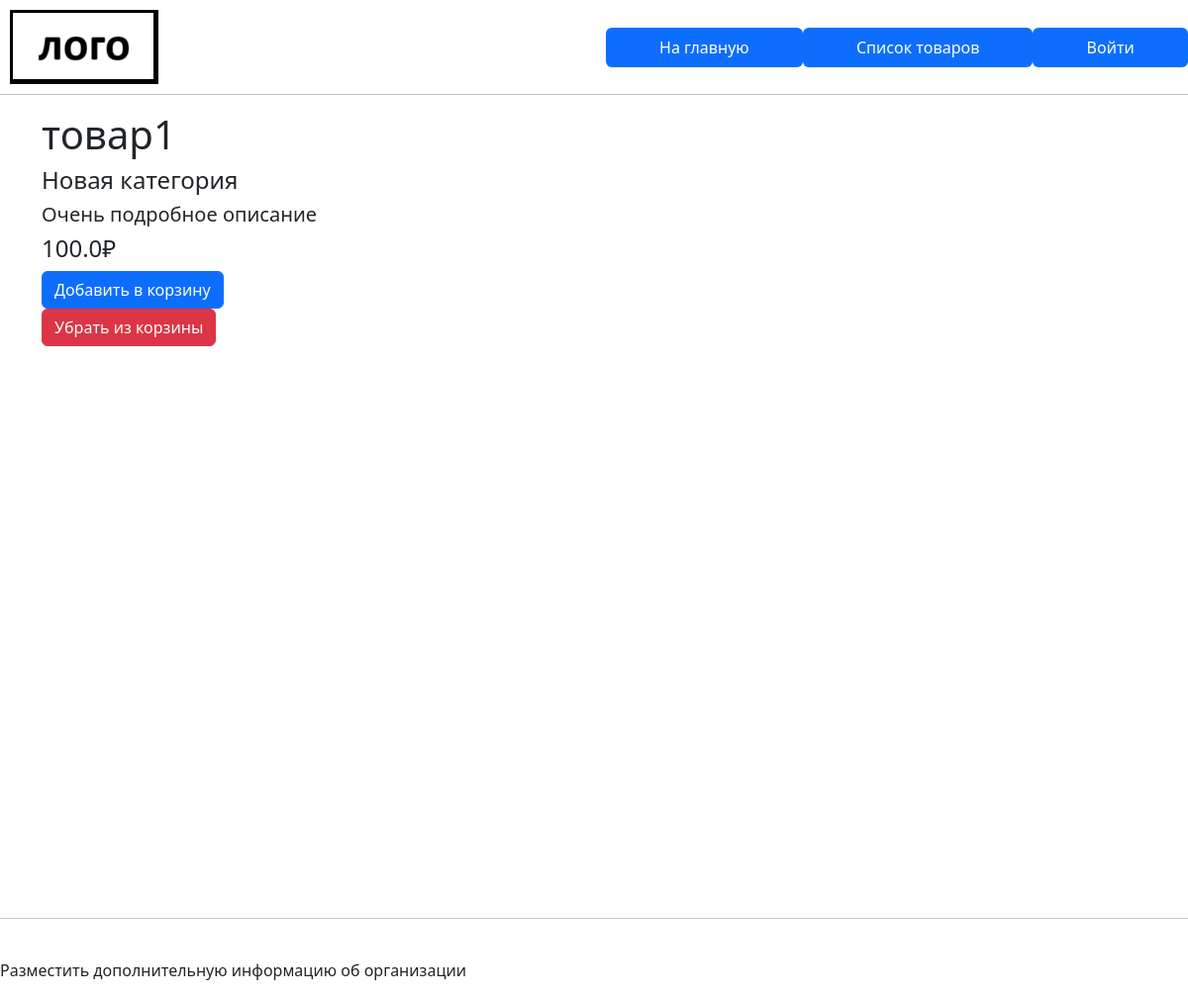
The page /catalog/item/1 on the database its author committed.
### data/catalog_models.py (models this page shows)
class Item(SqlAlchemyBase):
    __tablename__ = "items"
    id = sqlalchemy.Column(
        sqlalchemy.Integer,
        primary_key=True,
        autoincrement=True,
    )
    name = sqlalchemy.Column(
        sqlalchemy.String,
        nullable=False,
    )
    price = sqlalchemy.Column(
        sqlalchemy.Float,
        nullable=False,
    )
    text = sqlalchemy.Column(
        sqlalchemy.String,
        nullable=True,
    )
    category_id = sqlalchemy.Column(
        sqlalchemy.Integer,
        sqlalchemy.ForeignKey("categories.id"),
    )
    category = sqlalchemy.orm.relationship("Category")

class Category(SqlAlchemyBase):
    __tablename__ = "categories"
    id = sqlalchemy.Column(
        sqlalchemy.Integer, primary_key=True, autoincrement=True
    )
    name = sqlalchemy.Column(
        sqlalchemy.String,
        unique=True,
        nullable=False,
    )
    items = sqlalchemy.orm.relationship("Item", back_populates="category")

### catalog.py (the view, shortened to what this page needs)
def item_detail(pk):
    db_sess = db_session.create_session()
    item = db_sess.get(Item, pk)
    if not item:
        flask.abort(404)
    return flask.render_template(
        "item_detail.html",
        item=item,
    )

### data/db_session.py (called while the page is built)
def create_session() -> Session:
    global __factory
    return __factory()

### templates/item_detail.html
{% extends "base.html" %}
{% block content %}
  <h1>{{ item.name }}</h1>
  <h4>{{ item.category.name }}</h4>
  <h5>{{ item.text }}</h5>
  <h4>{{ item.price }}₽</h4>
  <form action="" method="post">
    <button class = "btn btn-primary mt-auto" type="submit" name="add_item" value="{{ item.id }}">
      Добавить в корзину
    </button>
  </form>
  <form action="" method="post">
    <button class = "btn btn-danger mt-auto" type="submit" name="delete_item" value="{{ item.id }}">
      Убрать из корзины
    </button>
  </form>
{% endblock %}

### rows shown on the page
Item: name "товар1", text "Очень подробное описание", price "100.0"
Category: category.name "Новая категория"
